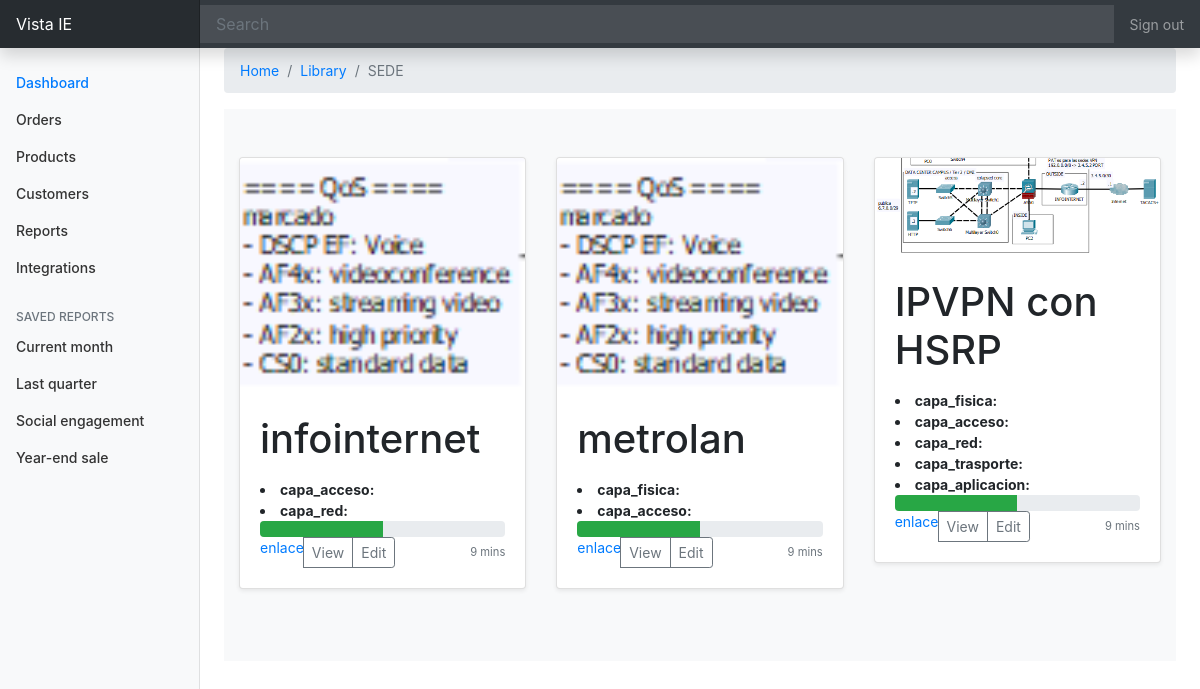
/polls/1/sede/, run on the app's committed database.
### polls/models.py (models this page shows, shortened)
class Servicio_tcp_ip(models.Model):
    llave_forenea = models.ForeignKey(Sede, on_delete=models.CASCADE, default='0')
    nombre_servicio = models.CharField(max_length=100, default='')
    avance = models.FloatField(default=0)
    activo_capa_fisica = models.BooleanField(default=False)
    activo_capa_acceso = models.BooleanField(default=False)
    activo_capa_red = models.BooleanField(default=False)
    activo_capa_trasporte = models.BooleanField(default=False)
    activo_capa_aplicacion = models.BooleanField(default=False)
    estado_capa_fisica = models.BooleanField(default=False)
    estado_capa_acceso = models.BooleanField(default=False)
    estado_capa_red = models.BooleanField(default=False)
    estado_capa_trasporte = models.BooleanField(default=False)
    estado_capa_aplicacion = models.BooleanField(default=False)
    datos_capa_fisica = models.TextField(default='')
    datos_capa_acceso = models.TextField(default='')
    datos_capa_red = models.TextField(default='')
    datos_capa_trasporte = models.TextField(default='')
    datos_capa_aplicacion = models.TextField(default='')
    responsable_capa_fisica = models.CharField(max_length=100, default='')
    responsable_capa_acceso = models.CharField(max_length=100, default='')
    responsable_capa_red = models.CharField(max_length=100, default='')
    responsable_capa_trasporte = models.CharField(max_length=100, default='')
    responsable_capa_aplicacion = models.CharField(max_length=100, default='')

### polls/views.py (the view)
# urls.py: path('<int:pk>/sede/', views.SedeView.as_view(), name='sede'),
class SedeView(generic.DetailView):
    model = Sede
    template_name = 'polls/sede.html'

### polls/templates/polls/sede.html (shortened to what this page needs)
{% extends "base.html" %}
{% load static %}
{% block identificador %}
SEDE
{% endblock %}
{% block bloque_1 %}
<div class="album py-5 bg-light">
    <div class="container">
        <div class="row">
            {% for aa in sede.servicio_tcp_ip_set.all %}
            <div class="col-md-4">
                <div class="card mb-4 shadow-sm">
                    {% if aa.nombre_servicio == "IPVPN con HSRP" %}
                    <img src="{% static 'polls/images/trabajo infointernet.png' %}" class="rounded"
                        alt="Responsive image" width="100%" height="100%" fill="#55595c">
                    {% elif aa.nombre_servicio == "upgrade, configuraciones" %}
                    <img src="{% static 'polls/images/trabajo doble operador.png' %}" class="rounded"
                        alt="Responsive image" width="100%" height="100%" fill="#55595c">
                    {% else %}
                    <img src="{% static 'polls/images/trabajo QoS.png' %}" class="rounded" alt="Responsive image"
                        width="100%" height="100%" fill="#55595c">
                    {% endif %}
                    <div class="card-body">
                        <h1>{{ aa.nombre_servicio}} </h1>
                        {% if aa.activo_capa_fisica is True %}<li><strong>capa_fisica:</strong> {{ aa.capa_fisica }}
                        </li>{% endif %}
                        {% if aa.activo_capa_acceso is True %}<li><strong>capa_acceso:</strong> {{ aa.capa_acceso }}
                        </li>{% endif %}
                        {% if aa.activo_capa_red is True %}<li><strong>capa_red:</strong> {{ aa.capa_red }} </li>
                        {% endif %}
                        {% if aa.activo_capa_trasporte is True %}<li><strong>capa_trasporte:</strong>
                            {{ aa.capa_trasporte }} </li>{% endif %}
                        {% if aa.activo_capa_aplicacion is True %}<li><strong>capa_aplicacion:</strong>
                            {{ aa.capa_aplicacion }} </li>{% endif %}
                        <div class="progress">
                            <div class="progress-bar bg-success" role="progressbar" style="width: 50%"
                                aria-valuenow="25" aria-valuemin="0" aria-valuemax="100"></div>
                        </div>
                        <div class="d-flex justify-content-between align-items-center">
                            <div class="btn-group">
                                <td><a href="{% url 'polls:trabajo' aa.id %}">enlace</a></td>
                                <button type="button" class="btn btn-sm btn-outline-secondary">View</button>
                                <button type="button" class="btn btn-sm btn-outline-secondary">Edit</button>
                            </div>
                            <small class="text-muted">9 mins</small>
                        </div>
                    </div>
                </div>
            </div>
            {% endfor %}
        </div>
    </div>
</div>
{% endblock %}

### polls/static/polls/dashboard/dashboard.css (style rules this page uses)
body { font-size: .875rem; }

### data on the page
Servicio_tcp_ip: nombre_servicio "infointernet"
Servicio_tcp_ip: nombre_servicio "metrolan"
Servicio_tcp_ip: nombre_servicio "IPVPN con HSRP"
